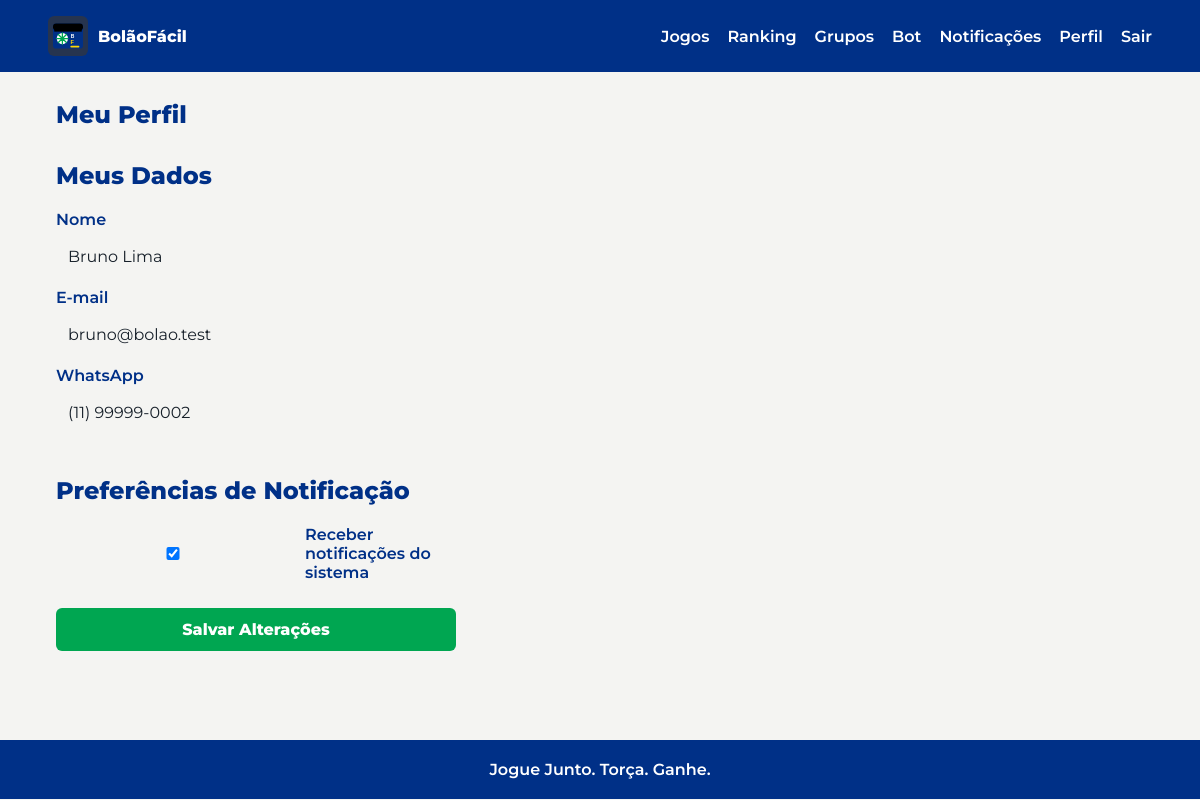
Page /perfil (signed in) on the committed database.
### tables this page shows
CREATE TABLE users (
    id INTEGER PRIMARY KEY AUTOINCREMENT,
    name TEXT NOT NULL,
    email TEXT NOT NULL UNIQUE,
    whatsapp_phone TEXT,
    password_hash TEXT NOT NULL,
    created_at TEXT NOT NULL DEFAULT CURRENT_TIMESTAMP
, role TEXT NOT NULL DEFAULT 'user', notifications_enabled INTEGER NOT NULL DEFAULT 1);

### controllers/auth_controller.py (the view)
@auth_bp.route("/perfil", methods=["GET"])
@login_required
def profile():
    return render_template("auth/profile.html")

### app.py (called while the page is built)
def get_db():
    if "db" not in g:
        database_url = current_app_config()["DATABASE_URL"]
        database_path = Path(database_url)
        database_path.parent.mkdir(parents=True, exist_ok=True)
        g.db = sqlite3.connect(database_path)
        g.db.row_factory = sqlite3.Row
        g.db.execute("PRAGMA foreign_keys = ON")
    return g.db

def current_app_config():
    from flask import current_app
    return current_app.config

@login_manager.user_loader
def load_user(user_id):
    return User.get_by_id(user_id)

### models/user.py (called while the page is built)
def _db():
    from app import get_db
    return get_db()

    @property
    def is_admin(self):
        return self.role == "admin"

    @classmethod
    def from_row(cls, row):
        if row is None:
            return None
        return cls(
            id=row["id"],
            name=row["name"],
            email=row["email"],
            whatsapp_phone=row["whatsapp_phone"],
            password_hash=row["password_hash"],
            created_at=row["created_at"],
            role=row["role"] if "role" in row.keys() else "user",
            notifications_enabled=row["notifications_enabled"] if "notifications_enabled" in row.keys() else 1,
        )

    @staticmethod
    def get_by_id(user_id):
        row = _db().execute("SELECT * FROM users WHERE id = ?", (user_id,)).fetchone()
        return User.from_row(row)

### templates/auth/profile.html (shortened to what this page needs)
{% extends "base.html" %}
{% block content %}
<section class="content-head">
  <h1>Meu Perfil</h1>
</section>
<section style="margin-top: 2rem;">
  <form method="post" action="{{ url_for('auth.update_profile') }}" class="form" style="max-width: 400px;">
    <h2>Meus Dados</h2>
    <div class="form-group">
      <label for="name">Nome</label>
      <input id="name" name="name" type="text" value="{{ current_user.name }}" style="width: 100%; padding: 0.75rem; border: 1px solid var(--border-color); border-radius: 8px; background: var(--bg-color); color: var(--text-color);" required>
    </div>
    <div class="form-group">
      <label for="email">E-mail</label>
      <input id="email" name="email" type="email" value="{{ current_user.email }}" style="width: 100%; padding: 0.75rem; border: 1px solid var(--border-color); border-radius: 8px; background: var(--bg-color); color: var(--text-color);" required>
    </div>
    <div class="form-group">
      <label for="whatsapp_phone">WhatsApp</label>
      <input id="whatsapp_phone" name="whatsapp_phone" type="tel" autocomplete="tel" placeholder="(11) 98765-4321" maxlength="15" value="{{ current_user.whatsapp_phone or '' }}" style="width: 100%; padding: 0.75rem; border: 1px solid var(--border-color); border-radius: 8px; background: var(--bg-color); color: var(--text-color);">
    </div>
    {% if not current_user.is_admin %}
    <h2 style="margin-top: 2rem;">Preferências de Notificação</h2>
    <div class="form-group" style="flex-direction: row; align-items: center; gap: 1rem;">
      <input type="checkbox" id="notifications_enabled" name="enabled" value="1" {{ 'checked' if current_user.notifications_enabled else '' }}>
      <label for="notifications_enabled" style="margin-bottom: 0;">Receber notificações do sistema</label>
    </div>
    {% else %}
    <h2 style="margin-top: 2rem;">Notificações</h2>
    <p>Como administrador, você sempre receberá as notificações importantes do sistema.</p>
    {% endif %}
    <button type="submit" class="button-primary" style="margin-top: 1rem;">Salvar Alterações</button>
  </form>
</section>
{% endblock %}

### static/css/main.css (style rules this page uses)
:root { --green: #00A651; --green-dark: #007A3D; --yellow: #FFD700; --blue-dark: #003087; --blue: #1A55A0; --blue-light: #E8EEF8; --gray-light: #F4F4F2; --gray-dark: #9B9B9B; --white: #FFFFFF; --ink: #17202A; }
* { box-sizing: border-box; }
body { margin: 0; background: var(--gray-light); color: var(--ink); font-family: "Montserrat", Arial, sans-serif; }
h1, h2 { color: var(--blue-dark); font-weight: 800; margin: 0 0 10px; }
.form { display: grid; gap: 10px; }
.form label { color: var(--blue-dark); font-weight: 600; }
.form input, .chat-form input, .form select { border: 1px solid var(--gray-dark); border-radius: 6px; font: inherit; padding: 12px; width: 100%; }
button, .button-primary, .button-secondary { border: 0; border-radius: 6px; cursor: pointer; display: inline-flex; font: inherit; font-weight: 800; justify-content: center; padding: 12px 16px; }
button, .button-primary { background: var(--green); color: var(--white); }
.content-head { margin-bottom: 22px; }
.form-group { display: flex; flex-direction: column; gap: 6px; }

### rows in the picture
users: name "Bruno Lima", email "bruno@bolao.test", whatsapp_phone "(11) 99999-0002"

### other values in the picture
{{ brand_name }} "BolãoFácil"
{{ brand_slogan }} "Jogue Junto. Torça. Ganhe."
